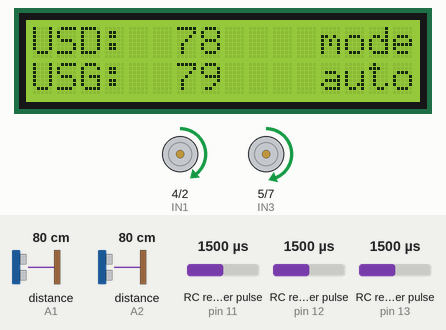
This sketch was run on a simulated Arduino Uno, built with avr-gcc and run on an emulated ATmega328P. On the bench: 16×2 character LCD, motor-driver pin pairs drawn as motors (green arrow = first pin HIGH = forward, orange = second pin HIGH = backward, longer = more drive, scaled by the enable pin). Wiring (inferred from the names in the program): 2 × ultrasonic range finder: trigger pin 9, echo A2 / trigger pin 10, echo A1; 3 × RC receiver channel: data pin 11 / data pin 12 / data pin 13. The test bench sets the inputs (shaded band); at power-on: RC receiver pulse (sensors on pin 11, pin 12, pin 13) 1500 µs, distance to the obstacle (sensors on A1, A2) 80 cm. The echo pulse lasts 58.3 µs per cm.

Above: at 1.2 s.
1.3 s: RC receiver pulse (sensor on pin 11) set to 1490 µs
At 2.5 s:
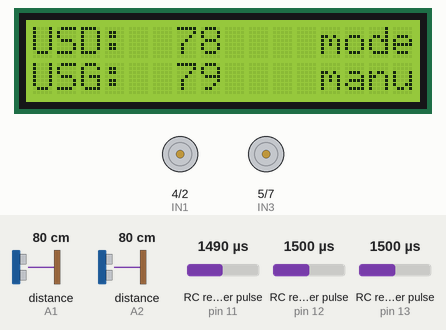
2.8 s: RC receiver pulse (sensor on pin 12) set to 1020 µs
At 3.1 s:
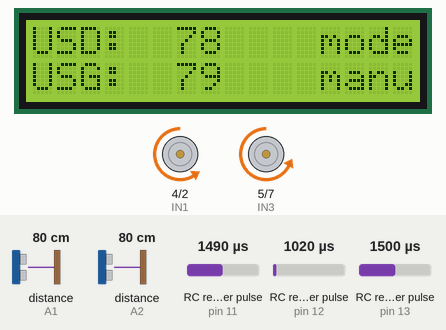
4.3 s: RC receiver pulse (sensor on pin 13) set to 1020 µs
At 5.0 s:
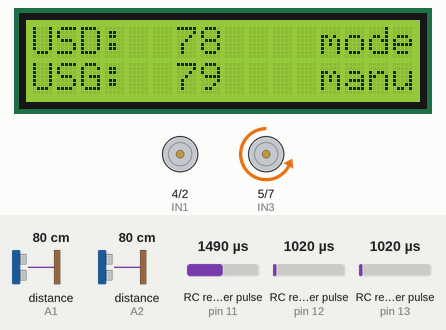
5.8 s: RC receiver pulse (sensor on pin 12) set to 1486 µs
7.3 s: RC receiver pulse (sensor on pin 12) set to 1520 µs
At 8.6 s:
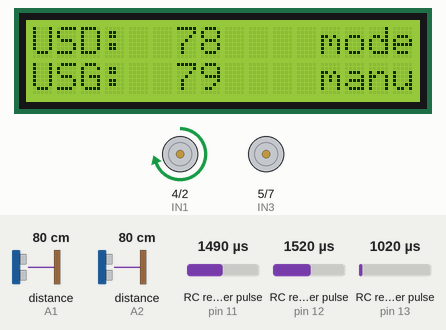
8.9 s: RC receiver pulse (sensor on pin 13) set to 1250 µs
At 10.0 s:
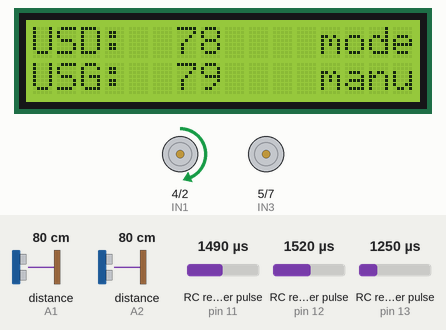
Timing chart, 0 to 11.5 s (numbered marks = the images above; inputs shaded):
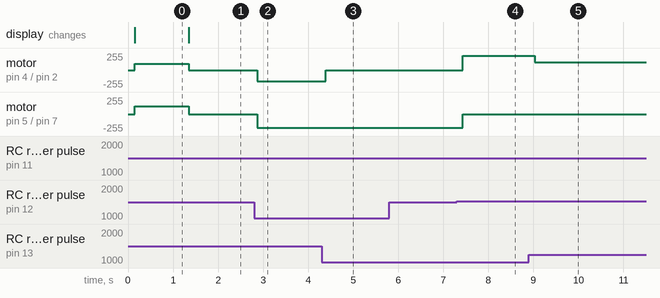

Measured:
- the behaviour switches between 1499 and 1498 µs on RC receiver pulse (sensor on pin 11) (found by bisection; images 0 and 1)
- the behaviour switches between 1503 and 1504 µs on RC receiver pulse (sensor on pin 12) (found by bisection; images 3 and 4)
- after the input at 1.3 s, motor on pin 4 (IN1) / pin 2 (IN2): forward 96/255 → stopped after 0.05 s; motor on pin 5 (IN3) / pin 7 (IN4): forward 114/255 → stopped after 0.05 s; the display: changes after 0.05 s (image 1)
- after the input at 2.8 s, motor on pin 4 (IN1) / pin 2 (IN2): stopped → backward 172/255 after 0.07 s; motor on pin 5 (IN3) / pin 7 (IN4): stopped → backward 204/255 after 0.07 s
- after the input at 4.3 s, motor on pin 4 (IN1) / pin 2 (IN2): backward 172/255 → stopped after 0.09 s
- after the input at 5.8 s, every drawn part: stays the same
- after the input at 7.3 s, motor on pin 4 (IN1) / pin 2 (IN2): stopped → forward 212/255 after 0.13 s; motor on pin 5 (IN3) / pin 7 (IN4): backward 204/255 → stopped after 0.13 s
- after the input at 8.9 s, motor on pin 4 (IN1) / pin 2 (IN2): forward 212/255 → forward 113/255 after 0.13 s

The sketch:

testauto.ino
```cpp
#include <Wire.h>
#include <LiquidCrystal_I2C.h>

LiquidCrystal_I2C lcd(0x27, 16, 2);

#define IN1 4
#define IN2 2
#define ENA 3
#define IN3 5
#define IN4 7
#define ENB 6
#define Left 0
#define Right 1
#define Forw 1
#define Backw -1
#define Stop 0

#define CH1 13
#define CH2 12
#define CH3 11

#define echog A1
#define trigg 10
#define echod A2
#define trigd 9

int i = 0, th1, th2, th3, vitesse, dir, distd, distg;
void cmd_motor(int, int, int);
int contrain(int, int, int);
int capteur(int, int);


void setup() {
  pinMode(IN1, OUTPUT);
  pinMode(IN2, OUTPUT);
  pinMode(IN3, OUTPUT);
  pinMode(IN4, OUTPUT);
  pinMode(ENA, OUTPUT);
  pinMode(ENB, OUTPUT);
  pinMode(CH1, INPUT);
  pinMode(CH2, INPUT);
  pinMode(CH3, INPUT);

  pinMode(echog, INPUT);
  pinMode(echod, INPUT);
  pinMode(trigg, OUTPUT);
  pinMode(trigd, OUTPUT);

  lcd.begin();
  lcd.setCursor(0, 0);
  lcd.print("USD:");
  lcd.setCursor(0, 1);
  lcd.print("USG:");
  lcd.setCursor(12, 0);
  lcd.print("mode");

  digitalWrite(trigg, LOW);
  digitalWrite(trigd, LOW);
}


void loop() {
  th1 = pulseIn(CH1, HIGH);
  th2 = pulseIn(CH2, HIGH);
  th3 = pulseIn(CH3, HIGH);

  distg = capteur(echog, trigg);
  distd = capteur(echod, trigd);


  lcd.setCursor(6, 0);
  lcd.print(distd); lcd.print("   ");

  lcd.setCursor(6, 1);
  lcd.print(distg); lcd.print("   ");

  lcd.setCursor(12, 1);
  if (th3 < 1500)
  {
    lcd.print("manu");
  }
  else
  {
    lcd.print("auto");
  }

  vitesse = (th2 - 1500) / 5;
  dir = (th1 - 1500) / 5;

  if (th3 < 1500)
  {
    if (vitesse > 0)
    {
      cmd_motor(Right, Forw, contrain(vitesse - dir, 100, 0));
      cmd_motor(Left, Forw, contrain(vitesse + dir, 100, 0));
    }
    else
    {
      vitesse = -vitesse;
      cmd_motor(Right, Backw, contrain(vitesse + dir, 80, 0));
      cmd_motor(Left, Backw, contrain(vitesse - dir, 80, 0));
    }
  }
  else
  {

    if (distd < 20)
    {
      cmd_motor(Right, Forw, 35);
      cmd_motor(Left, Backw, 25);
    }
    else if (distg < 20)
    {
      cmd_motor(Right, Backw, 25);
      cmd_motor(Left, Forw, 35);
    }
    else
    {
      cmd_motor(Right, Forw, 45);
      cmd_motor(Left, Forw, 45);
    }

  }
}


int contrain(int val, int maxi, int mini)
{
  if (val > maxi)
    val = maxi;
  else if (val < mini)
  {
    val = mini;
  }
  return val;

}


void cmd_motor(int motor, int direct, int power) {
  power = power;

  if (motor == Right)
  {
    if (direct == Forw)
    {
      digitalWrite(IN1, HIGH);
      digitalWrite(IN2, LOW);
    }
    if (direct == Backw)
    {
      digitalWrite(IN1, LOW);
      digitalWrite(IN2, HIGH);
    }
    if (direct == Stop)
    {
      digitalWrite(IN1, LOW);
      digitalWrite(IN2, LOW);
    }
    analogWrite(ENA, power * 2.15);
  }
  if (motor == Left)
  {
    if (direct == Forw)
    {
      digitalWrite(IN3, HIGH);
      digitalWrite(IN4, LOW);
    }
    if (direct == Backw)
    {
      digitalWrite(IN3, LOW);
      digitalWrite(IN4, HIGH);
    }
    if (direct == Stop)
    {
      digitalWrite(IN3, LOW);
      digitalWrite(IN4, LOW);
    }
    analogWrite(ENB, power * 2.55);
  }
}


int capteur(int echo, int trig)
{
  digitalWrite(trig, HIGH);
  delayMicroseconds(15);
  digitalWrite(trig, LOW);

  int temps = pulseIn(echo, HIGH, 5882);
  int dist = temps * 0.034 / 2;

  if (dist == 0)
  {
    dist = 100;
  }

  return dist;
}
```
